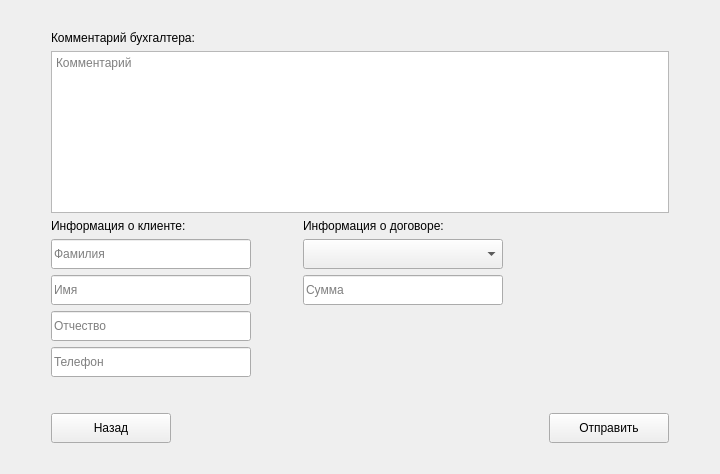
<?xml version="1.0" encoding="UTF-8"?>
<ui version="4.0">
 <class>RenegotiateContractWindow</class>
 <widget class="QWidget" name="RenegotiateContractWindow">
  <property name="geometry">
   <rect>
    <x>0</x>
    <y>0</y>
    <width>720</width>
    <height>474</height>
   </rect>
  </property>
  <property name="windowTitle">
   <string>Form</string>
  </property>
  <layout class="QHBoxLayout" name="horizontalLayout">
   <item>
    <layout class="QGridLayout" name="gridLayout">
     <item row="6" column="1">
      <widget class="QLineEdit" name="lineEdit_3">
       <property name="sizePolicy">
        <sizepolicy hsizetype="MinimumExpanding" vsizetype="Minimum">
         <horstretch>0</horstretch>
         <verstretch>0</verstretch>
        </sizepolicy>
       </property>
       <property name="minimumSize">
        <size>
         <width>0</width>
         <height>30</height>
        </size>
       </property>
       <property name="placeholderText">
        <string>Отчество</string>
       </property>
      </widget>
     </item>
     <item row="5" column="1">
      <widget class="QLineEdit" name="lineEdit_2">
       <property name="sizePolicy">
        <sizepolicy hsizetype="MinimumExpanding" vsizetype="Minimum">
         <horstretch>0</horstretch>
         <verstretch>0</verstretch>
        </sizepolicy>
       </property>
       <property name="minimumSize">
        <size>
         <width>0</width>
         <height>30</height>
        </size>
       </property>
       <property name="placeholderText">
        <string>Имя</string>
       </property>
      </widget>
     </item>
     <item row="4" column="2">
      <spacer name="horizontalSpacer">
       <property name="orientation">
        <enum>Qt::Horizontal</enum>
       </property>
       <property name="sizeType">
        <enum>QSizePolicy::MinimumExpanding</enum>
       </property>
       <property name="sizeHint" stdset="0">
        <size>
         <width>40</width>
         <height>20</height>
        </size>
       </property>
      </spacer>
     </item>
     <item row="2" column="5">
      <spacer name="horizontalSpacer_3">
       <property name="orientation">
        <enum>Qt::Horizontal</enum>
       </property>
       <property name="sizeHint" stdset="0">
        <size>
         <width>40</width>
         <height>20</height>
        </size>
       </property>
      </spacer>
     </item>
     <item row="2" column="1" colspan="4">
      <widget class="QTextEdit" name="textEdit">
       <property name="enabled">
        <bool>true</bool>
       </property>
       <property name="sizePolicy">
        <sizepolicy hsizetype="Minimum" vsizetype="Expanding">
         <horstretch>0</horstretch>
         <verstretch>0</verstretch>
        </sizepolicy>
       </property>
       <property name="minimumSize">
        <size>
         <width>100</width>
         <height>100</height>
        </size>
       </property>
       <property name="baseSize">
        <size>
         <width>0</width>
         <height>0</height>
        </size>
       </property>
       <property name="placeholderText">
        <string>Комментарий</string>
       </property>
      </widget>
     </item>
     <item row="9" column="4">
      <layout class="QHBoxLayout" name="horizontalLayout_2">
       <item>
        <spacer name="horizontalSpacer_4">
         <property name="orientation">
          <enum>Qt::Horizontal</enum>
         </property>
         <property name="sizeHint" stdset="0">
          <size>
           <width>40</width>
           <height>20</height>
          </size>
         </property>
        </spacer>
       </item>
       <item>
        <widget class="QPushButton" name="pushButton_3">
         <property name="sizePolicy">
          <sizepolicy hsizetype="Minimum" vsizetype="Minimum">
           <horstretch>0</horstretch>
           <verstretch>0</verstretch>
          </sizepolicy>
         </property>
         <property name="minimumSize">
          <size>
           <width>120</width>
           <height>30</height>
          </size>
         </property>
         <property name="text">
          <string>Отправить</string>
         </property>
        </widget>
       </item>
      </layout>
     </item>
     <item row="5" column="3">
      <widget class="QLineEdit" name="lineEdit_6">
       <property name="sizePolicy">
        <sizepolicy hsizetype="MinimumExpanding" vsizetype="Minimum">
         <horstretch>0</horstretch>
         <verstretch>0</verstretch>
        </sizepolicy>
       </property>
       <property name="minimumSize">
        <size>
         <width>0</width>
         <height>30</height>
        </size>
       </property>
       <property name="placeholderText">
        <string>Сумма</string>
       </property>
      </widget>
     </item>
     <item row="7" column="1">
      <widget class="QLineEdit" name="lineEdit_4">
       <property name="sizePolicy">
        <sizepolicy hsizetype="MinimumExpanding" vsizetype="Minimum">
         <horstretch>0</horstretch>
         <verstretch>0</verstretch>
        </sizepolicy>
       </property>
       <property name="minimumSize">
        <size>
         <width>0</width>
         <height>30</height>
        </size>
       </property>
       <property name="placeholderText">
        <string>Телефон</string>
       </property>
      </widget>
     </item>
     <item row="3" column="1">
      <widget class="QLabel" name="label">
       <property name="text">
        <string>Информация о клиенте:</string>
       </property>
      </widget>
     </item>
     <item row="4" column="1">
      <widget class="QLineEdit" name="lineEdit">
       <property name="sizePolicy">
        <sizepolicy hsizetype="MinimumExpanding" vsizetype="Minimum">
         <horstretch>0</horstretch>
         <verstretch>0</verstretch>
        </sizepolicy>
       </property>
       <property name="minimumSize">
        <size>
         <width>200</width>
         <height>30</height>
        </size>
       </property>
       <property name="placeholderText">
        <string>Фамилия</string>
       </property>
      </widget>
     </item>
     <item row="8" column="1">
      <spacer name="verticalSpacer">
       <property name="orientation">
        <enum>Qt::Vertical</enum>
       </property>
       <property name="sizeType">
        <enum>QSizePolicy::Minimum</enum>
       </property>
       <property name="sizeHint" stdset="0">
        <size>
         <width>20</width>
         <height>30</height>
        </size>
       </property>
      </spacer>
     </item>
     <item row="3" column="3">
      <widget class="QLabel" name="label_2">
       <property name="text">
        <string>Информация о договоре:</string>
       </property>
      </widget>
     </item>
     <item row="10" column="3">
      <spacer name="verticalSpacer_3">
       <property name="orientation">
        <enum>Qt::Vertical</enum>
       </property>
       <property name="sizeType">
        <enum>QSizePolicy::MinimumExpanding</enum>
       </property>
       <property name="sizeHint" stdset="0">
        <size>
         <width>20</width>
         <height>20</height>
        </size>
       </property>
      </spacer>
     </item>
     <item row="2" column="0">
      <spacer name="horizontalSpacer_2">
       <property name="orientation">
        <enum>Qt::Horizontal</enum>
       </property>
       <property name="sizeHint" stdset="0">
        <size>
         <width>40</width>
         <height>20</height>
        </size>
       </property>
      </spacer>
     </item>
     <item row="1" column="1">
      <widget class="QLabel" name="label_3">
       <property name="text">
        <string>Комментарий бухгалтера:</string>
       </property>
      </widget>
     </item>
     <item row="0" column="3">
      <spacer name="verticalSpacer_2">
       <property name="orientation">
        <enum>Qt::Vertical</enum>
       </property>
       <property name="sizeType">
        <enum>QSizePolicy::MinimumExpanding</enum>
       </property>
       <property name="sizeHint" stdset="0">
        <size>
         <width>20</width>
         <height>20</height>
        </size>
       </property>
      </spacer>
     </item>
     <item row="4" column="3">
      <widget class="QComboBox" name="comboBox">
       <property name="minimumSize">
        <size>
         <width>200</width>
         <height>30</height>
        </size>
       </property>
       <property name="placeholderText">
        <string>Выберите тип договора</string>
       </property>
      </widget>
     </item>
     <item row="9" column="1">
      <layout class="QHBoxLayout" name="horizontalLayout_3">
       <item>
        <widget class="QPushButton" name="BackButton">
         <property name="sizePolicy">
          <sizepolicy hsizetype="Minimum" vsizetype="Minimum">
           <horstretch>0</horstretch>
           <verstretch>0</verstretch>
          </sizepolicy>
         </property>
         <property name="minimumSize">
          <size>
           <width>120</width>
           <height>30</height>
          </size>
         </property>
         <property name="text">
          <string>Назад</string>
         </property>
        </widget>
       </item>
       <item>
        <spacer name="horizontalSpacer_5">
         <property name="orientation">
          <enum>Qt::Horizontal</enum>
         </property>
         <property name="sizeHint" stdset="0">
          <size>
           <width>40</width>
           <height>20</height>
          </size>
         </property>
        </spacer>
       </item>
      </layout>
     </item>
    </layout>
   </item>
  </layout>
 </widget>
 <resources/>
 <connections/>
</ui>
